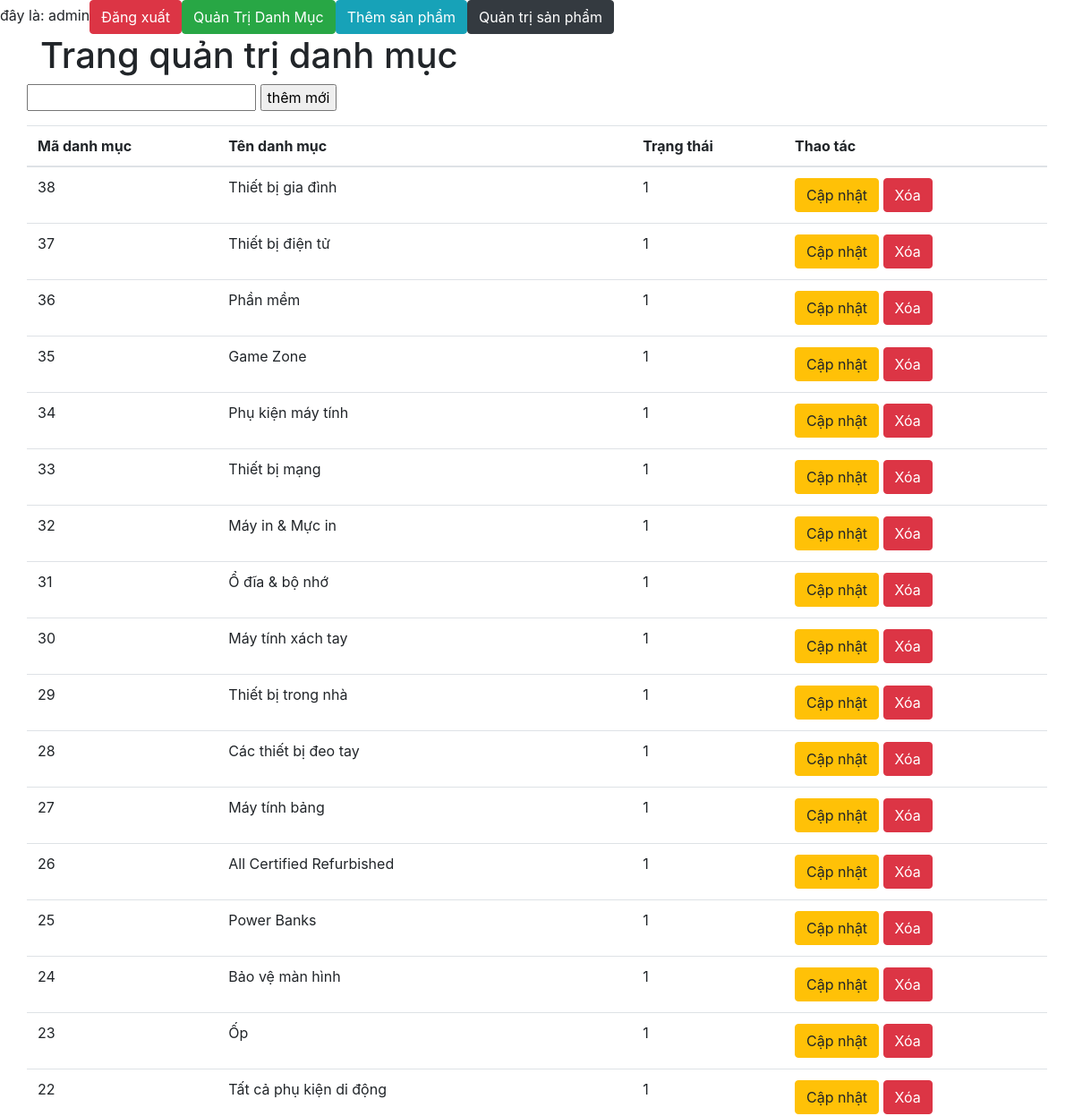
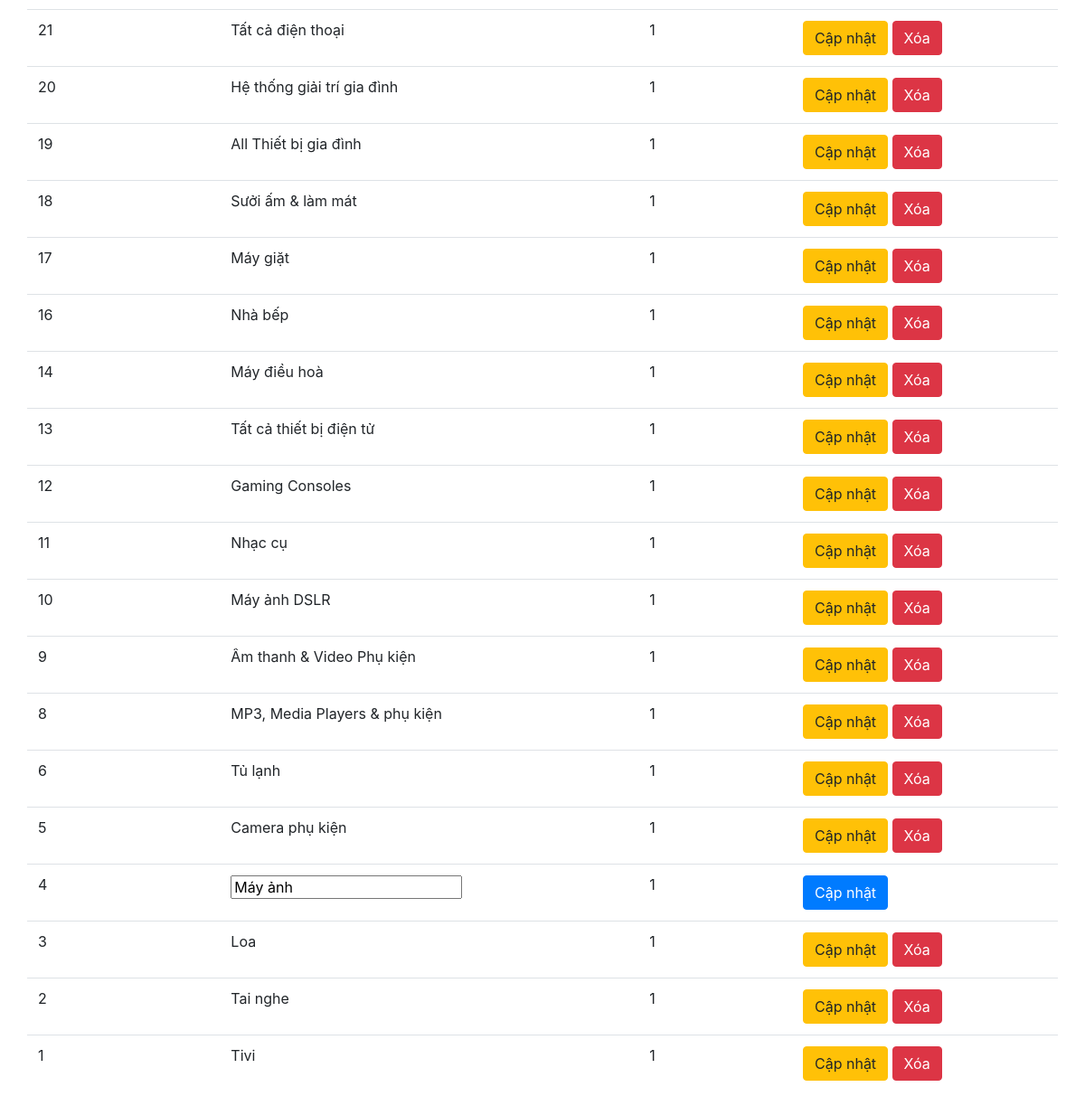
/Baitap/admin/mana_danhmuc.php?task=update&id=4 (signed in), run on the app's committed database (2 pictures, top to bottom).
### tables this page shows
CREATE TABLE `tbl_danhmuc` (
  `Ma_DanhMuc` int(11) NOT NULL,
  `Ten_DanhMuc` varchar(250) NOT NULL,
  `TrangThai` bit(1) NOT NULL
);

### Baitap/admin/mana_danhmuc.php (the view, shortened to what this page needs)
<?php
    require("tele.php");
?>
<!DOCTYPE html>
<html lang="en">
<head>
    <link rel="stylesheet" href="https://stackpath.bootstrapcdn.com/bootstrap/4.5.2/css/bootstrap.min.css">
</head>
<body>
    <div class="container">
        <h1>Trang quản trị danh mục</h1>
        <div class="row">
            <form action="mana_danhmuc.php" method="post">
                <input type="text" name="tendm">
                <input type="submit" name="insert" value="thêm mới">
            </form>
        </div>
        <div class="row">
            <table class="table">
                <thead>
                    <tr>
                        <th scope="col">Mã danh mục</th>
                        <th scope="col">Tên danh mục</th>
                        <th scope="col">Trạng thái</th>
                        <th scope="col">Thao tác</th>
                    </tr>
                </thead>
                <tbody>
                    <?php
                    $sql_select = "select * from tbl_danhmuc order by Ma_DanhMuc DESC";
                    $ketqua = mysqli_query($conn, $sql_select);
                    if(mysqli_num_rows($ketqua)>0){
                        while ($row = mysqli_fetch_assoc($ketqua)){
                            echo "<tr>";
                            echo "<td>".$row["Ma_DanhMuc"]."</td>";
                            if(isset($_GET["task"]) && $_GET["task"] == "update"){
                                if($_GET["id"] == $row["Ma_DanhMuc"]){
                                    echo "<form action='mana_danhmuc.php' method='post'><td>";
                                    echo "<input type='text' name='update' value = '".$row["Ten_DanhMuc"]."'>";
                                    echo "</td>";
                                    echo "<td>".$row["TrangThai"]."</td>";
                                    echo "<td>";
                                    echo "<input type='submit' name='btn_update' value='Cập nhật' class='btn btn-primary'>";
                                    echo "</td></form>";
                                }else{
                                    echo "<td>".$row["Ten_DanhMuc"]."</td>";
                                    echo "<td>".$row["TrangThai"]."</td>";
                                    echo "<td><a href='mana_danhmuc.php?task=update&id=".$row["Ma_DanhMuc"]."' class='btn btn-warning'>Cập nhật</a>
                                    <a href='mana_danhmuc.php?task=delete&id=".$row["Ma_DanhMuc"]."' class='btn btn-danger'>Xóa</a></td>";
                                    echo "</tr>";
                                }
                            }
                        }
                    }else{
                        echo "bảng k chứa dữ liệu";
                    }
                ?>
                </tbody>
            </table>
        </div>
    </div>
</body>
</html>

### data on the page
tbl_danhmuc: Ma_DanhMuc "38", Ten_DanhMuc "Thiết bị gia đình", TrangThai "1"
tbl_danhmuc: Ma_DanhMuc "37", Ten_DanhMuc "Thiết bị điện tử", TrangThai "1"
tbl_danhmuc: Ma_DanhMuc "36", Ten_DanhMuc "Phần mềm", TrangThai "1"
tbl_danhmuc: Ma_DanhMuc "35", Ten_DanhMuc "Game Zone", TrangThai "1"
tbl_danhmuc: Ma_DanhMuc "34", Ten_DanhMuc "Phụ kiện máy tính", TrangThai "1"
tbl_danhmuc: Ma_DanhMuc "33", Ten_DanhMuc "Thiết bị mạng", TrangThai "1"
tbl_danhmuc: Ma_DanhMuc "32", Ten_DanhMuc "Máy in & Mực in", TrangThai "1"
tbl_danhmuc: Ma_DanhMuc "31", Ten_DanhMuc "Ổ đĩa & bộ nhớ", TrangThai "1"
tbl_danhmuc: Ma_DanhMuc "30", Ten_DanhMuc "Máy tính xách tay", TrangThai "1"
tbl_danhmuc: Ma_DanhMuc "29", Ten_DanhMuc "Thiết bị trong nhà", TrangThai "1"
tbl_danhmuc: Ma_DanhMuc "28", Ten_DanhMuc "Các thiết bị đeo tay", TrangThai "1"
tbl_danhmuc: Ma_DanhMuc "27", Ten_DanhMuc "Máy tính bảng", TrangThai "1"
tbl_danhmuc: Ma_DanhMuc "26", Ten_DanhMuc "All Certified Refurbished", TrangThai "1"
tbl_danhmuc: Ma_DanhMuc "25", Ten_DanhMuc "Power Banks", TrangThai "1"
tbl_danhmuc: Ma_DanhMuc "24", Ten_DanhMuc "Bảo vệ màn hình", TrangThai "1"
tbl_danhmuc: Ma_DanhMuc "23", Ten_DanhMuc "Ốp", TrangThai "1"
tbl_danhmuc: Ma_DanhMuc "22", Ten_DanhMuc "Tất cả phụ kiện di động", TrangThai "1"
tbl_danhmuc: Ma_DanhMuc "21", Ten_DanhMuc "Tất cả điện thoại", TrangThai "1"
tbl_danhmuc: Ma_DanhMuc "20", Ten_DanhMuc "Hệ thống giải trí gia đình", TrangThai "1"
tbl_danhmuc: Ma_DanhMuc "19", Ten_DanhMuc "All Thiết bị gia đình", TrangThai "1"
tbl_danhmuc: Ma_DanhMuc "18", Ten_DanhMuc "Sưởi ấm & làm mát", TrangThai "1"
tbl_danhmuc: Ma_DanhMuc "17", Ten_DanhMuc "Máy giặt", TrangThai "1"
tbl_danhmuc: Ma_DanhMuc "16", Ten_DanhMuc "Nhà bếp", TrangThai "1"
tbl_danhmuc: Ma_DanhMuc "14", Ten_DanhMuc "Máy điều hoà", TrangThai "1"
tbl_danhmuc: Ma_DanhMuc "13", Ten_DanhMuc "Tất cả thiết bị điện tử", TrangThai "1"
tbl_danhmuc: Ma_DanhMuc "12", Ten_DanhMuc "Gaming Consoles", TrangThai "1"
tbl_danhmuc: Ma_DanhMuc "11", Ten_DanhMuc "Nhạc cụ", TrangThai "1"
tbl_danhmuc: Ma_DanhMuc "10", Ten_DanhMuc "Máy ảnh DSLR", TrangThai "1"
tbl_danhmuc: Ma_DanhMuc "9", Ten_DanhMuc "Âm thanh & Video Phụ kiện", TrangThai "1"
tbl_danhmuc: Ma_DanhMuc "8", Ten_DanhMuc "MP3, Media Players & phụ kiện", TrangThai "1"
tbl_danhmuc: Ma_DanhMuc "6", Ten_DanhMuc "Tủ lạnh", TrangThai "1"
tbl_danhmuc: Ma_DanhMuc "5", Ten_DanhMuc "Camera phụ kiện", TrangThai "1"
tbl_danhmuc: Ma_DanhMuc "4", update "Máy ảnh", TrangThai "1"
tbl_danhmuc: Ma_DanhMuc "3", Ten_DanhMuc "Loa", TrangThai "1"
tbl_danhmuc: Ma_DanhMuc "2", Ten_DanhMuc "Tai nghe", TrangThai "1"
tbl_danhmuc: Ma_DanhMuc "1", Ten_DanhMuc "Tivi", TrangThai "1"

### other printed values
$_SESSION["username"] "admin"
